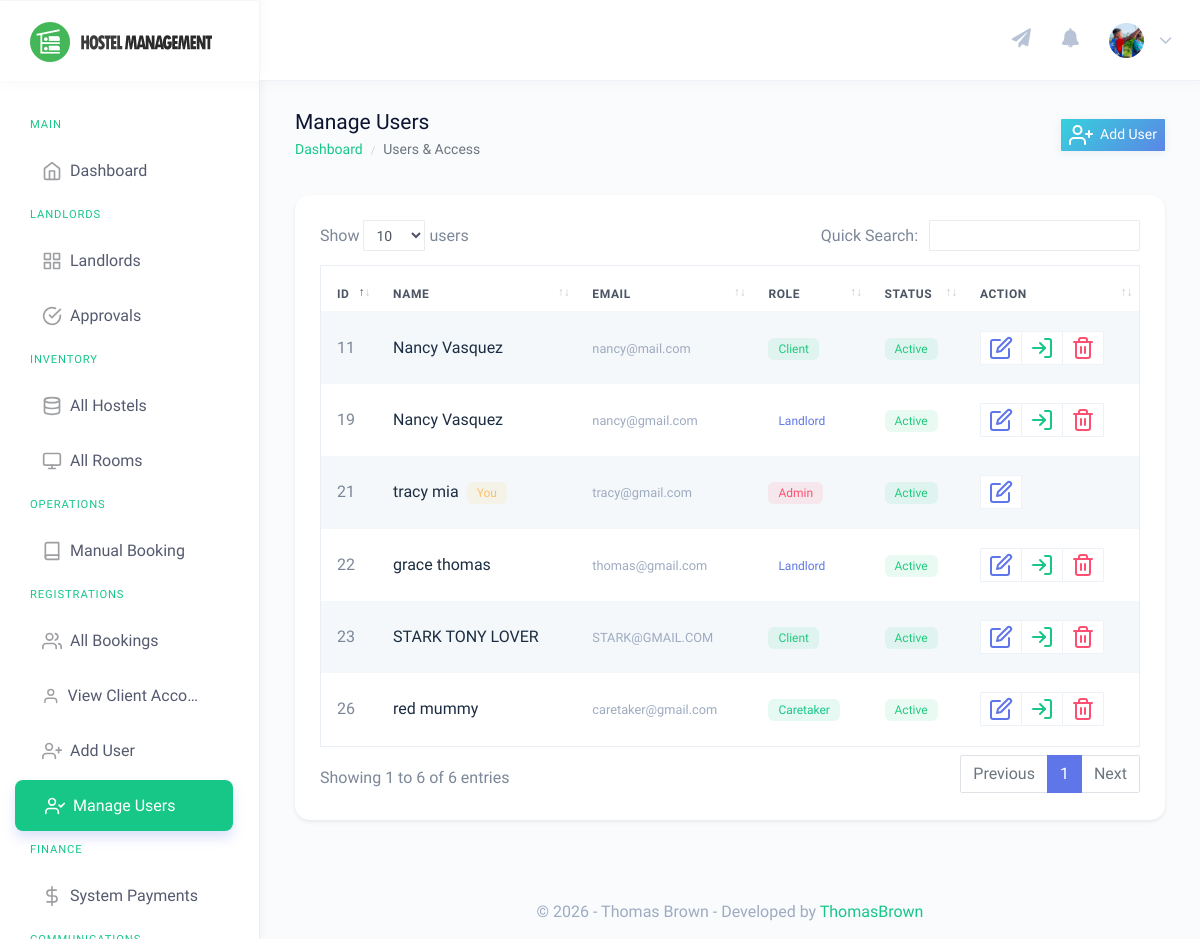
The page /admin/manage-users.php (signed in) on the database its author committed.
### tables this page shows
CREATE TABLE `users` (
  `id` int(11) NOT NULL,
  `tenant_id` int(11) DEFAULT NULL,
  `email` varchar(255) NOT NULL,
  `password` varchar(255) NOT NULL,
  `role` enum('admin','landlord','client','caretaker') NOT NULL,
  `full_name` varchar(255) NOT NULL,
  `first_name` varchar(255) DEFAULT NULL,
  `middle_name` varchar(255) DEFAULT NULL,
  `last_name` varchar(255) DEFAULT NULL,
  `gender` varchar(50) DEFAULT NULL,
  `contact_no` varchar(50) DEFAULT NULL,
  `profile_pic` varchar(255) DEFAULT NULL,
  `id_no` varchar(50) DEFAULT NULL,
  `status` enum('active','suspended') DEFAULT 'active',
  `created_at` timestamp NOT NULL DEFAULT current_timestamp(),
  `original_id` int(11) DEFAULT NULL,
  `original_table` varchar(50) DEFAULT NULL,
  `assigned_hostel_id` int(11) DEFAULT NULL
);

### admin/manage-users.php (the view, shortened to what this page needs)
<?php
include('../includes/dbconn.php');
?>
<!DOCTYPE html>
<html dir="ltr" lang="en">
<head>
    <link href="../assets/extra-libs/datatables.net-bs4/css/dataTables.bootstrap4.css" rel="stylesheet">
    <link href="../dist/css/style.min.css" rel="stylesheet">
    <link href="../assets/css/custom-gradients.css" rel="stylesheet">
</head>
<body>
    <div id="main-wrapper" data-theme="light" data-layout="vertical" data-navbarbg="skin6" data-sidebartype="full" data-sidebar-position="fixed" data-header-position="fixed" data-boxed-layout="full">
        <header class="topbar" data-navbarbg="skin6">
            <?php include 'includes/navigation.php'?>
        </header>
        <aside class="left-sidebar" data-sidebarbg="skin6">
            <div class="scroll-sidebar" data-sidebarbg="skin6">
                <?php include 'includes/super-sidebar.php'; ?>
            </div>
        </aside>
        <div class="page-wrapper">
            <div class="page-breadcrumb">
                <div class="row">
                    <div class="col-7 align-self-center">
                        <h3 class="page-title text-truncate text-dark font-weight-medium mb-1">Manage Users</h3>
                        <div class="d-flex align-items-center">
                            <nav aria-label="breadcrumb">
                                <ol class="breadcrumb m-0 p-0 text-muted small">
                                    <li class="breadcrumb-item"><a href="super_dashboard.php">Dashboard</a></li>
                                    <li class="breadcrumb-item active" aria-current="page">Users & Access</li>
                                </ol>
                            </nav>
                        </div>
                    </div>
                    <div class="col-5 align-self-center text-right">
                        <a href="add-user.php" class="btn btn-info btn-sm shadow-sm">
                            <i data-feather="user-plus" class="feather-xs mr-1"></i> Add User
                        </a>
                    </div>
                </div>
            </div>
            <div class="container-fluid">
                <div class="card shadow-sm border-0">
                    <div class="card-body">
                        <div class="table-responsive">
                            <table id="usersTable" class="table table-striped table-bordered no-wrap">
                                <thead>
                                    <tr>
                                        <th>ID</th>
                                        <th>Name</th>
                                        <th>Email</th>
                                        <th>Role</th>
                                        <th>Status</th>
                                        <th>Action</th>
                                    </tr>
                                </thead>
                                <tbody>
                                    <?php
                                    $sql = "SELECT * FROM users ORDER BY id DESC";
                                    $res = $mysqli->query($sql);
                                    while($row = $res->fetch_assoc()) {
                                        $statusBadge = 'secondary';
                                        if($row['status'] == 'active') $statusBadge = 'success';
                                        $roleBadge = 'primary';
                                        if($row['role'] == 'admin') $roleBadge = 'danger';
                                        if($row['role'] == 'landlord') $roleBadge = 'info';
                                        if($row['role'] == 'client') $roleBadge = 'success';
                                    ?>
                                    <tr>
                                        <td><?php echo $row['id']; ?></td>
                                        <td class="font-weight-medium text-dark">
                                            <?php echo htmlentities($row['full_name']); ?>
                                            <?php if($row['id'] == $_SESSION['id']): ?>
                                                <span class="badge badge-light-warning text-warning small ml-1">You</span>
                                            <?php endif; ?>
                                        </td>
                                        <td><span class="text-muted small"><?php echo htmlentities($row['email']); ?></span></td>
                                        <td><span class="badge badge-light-<?php echo $roleBadge; ?> text-<?php echo $roleBadge; ?> small"><?php echo ucfirst($row['role']); ?></span></td>
                                        <td><span class="badge badge-light-<?php echo $statusBadge; ?> text-<?php echo $statusBadge; ?> small"><?php echo ucfirst($row['status']); ?></span></td>
                                        <td>
                                            <div class="btn-group">
                                                <a href="edit-user.php?id=<?php echo $row['id']; ?>" class="btn btn-light bg-white border text-info btn-sm px-2" title="Edit Profile">
                                                    <i data-feather="edit" class="feather-xs"></i>
                                                </a>
                                                <?php if($row['id'] != $_SESSION['id']): ?>
                                                    <a href="super_impersonate.php?tenant_id=<?php echo $row['tenant_id']; ?>" class="btn btn-light bg-white border text-primary btn-sm px-2" title="Login As User">
                                                        <i data-feather="log-in" class="feather-xs"></i>
                                                    </a>
                                                    <a href="manage-users.php?del=<?php echo $row['id']; ?>" class="btn btn-light bg-white border text-danger btn-sm px-2" onclick="return confirm('Delete this user permanently?')" title="Delete Account">
                                                        <i data-feather="trash-2" class="feather-xs"></i>
                                                    </a>
                                                <?php endif; ?>
                                            </div>
                                        </td>
                                    </tr>
                                    <?php } ?>
                                </tbody>
                            </table>
                        </div>
                    </div>
                </div>
            </div>
            <?php include 'includes/footer.php' ?>
        </div>
    </div>
</body>
</html>

### admin/includes/navigation.php (shortened to what this page needs)
<nav class="navbar top-navbar navbar-expand-md">
                <div class="navbar-header" data-logobg="skin6">
                    <div class="navbar-brand">
                        <?php
                            $dashLink = ($_SESSION['role'] == 'admin') ? 'super_dashboard.php' : 'dashboard.php';
                        ?>
                        <a href="<?php echo $dashLink; ?>">
                            <b class="logo-icon">
                                <img src="../assets/images/logo-icon-nav.png" alt="homepage" class="dark-logo" />
                            </b>
                            <span class="logo-text">
                                <img src="../assets/images/logo-text-nav.png" alt="homepage" class="dark-logo" />
                            </span>
                        </a>
                    </div>
                </div>
                <div class="navbar-collapse collapse" id="navbarSupportedContent">
                    <ul class="navbar-nav float-right">
                        <?php if($_SESSION['role'] == 'admin' || $_SESSION['role'] == 'landlord'): ?>
                        <li class="nav-item">
                            <a class="nav-link pl-md-3" href="javascript:void(0)" data-toggle="modal" data-target="#broadcastModal" title="Send Notification">
                                <span><i class="fas fa-paper-plane" style="font-size: 1.2rem;"></i></span>
                            </a>
                        </li>
                        <?php endif; ?>
                        <li class="nav-item dropdown">
                            <a class="nav-link dropdown-toggle pl-md-3 position-relative" href="javascript:void(0)"
                                id="bell" role="button" data-toggle="dropdown" aria-haspopup="true"
                                aria-expanded="false">
                                <span><i class="fas fa-bell" style="font-size: 1.2rem;"></i></span>
                            </a>
                        </li>
                        <li class="nav-item dropdown">
                            <a class="nav-link dropdown-toggle" href="javascript:void(0)" data-toggle="dropdown"
                                aria-haspopup="true" aria-expanded="false">
                                    <?php
                                    $aid=$_SESSION['id'];
                                        $ret="SELECT full_name, email, profile_pic from users where id=?";
                                        $stmt= $mysqli->prepare($ret) ;
                                        $stmt->bind_param('i',$aid);
                                        $stmt->execute();
                                        $res=$stmt->get_result();
                                        while($row=$res->fetch_object())
                                        {
                                            $userPic = $row->profile_pic ? "../uploads/profiles/" . $row->profile_pic : "../assets/images/users/admin-icn.png";
                                            ?>
                                <img src="<?php echo $userPic; ?>" alt="user" class="rounded-circle" width="35" height="35" style="object-fit: cover;">
                                <span class="ml-2 d-none d-lg-inline-block"><?php } ?><i data-feather="chevron-down"
                                        class="svg-icon"></i></span>
                            </a>
                        </li>
                    </ul>
                </div>
            </nav>

### assets/css/custom-gradients.css (style rules this page uses)
:root { --gradient-primary: linear-gradient(135deg, #129d6b 0%, #17c788 100%); --gradient-success: linear-gradient(135deg, #00b09b 0%, #96c93d 100%); --gradient-danger: linear-gradient(135deg, #ff5f6d 0%, #ffc371 100%); --gradient-warning: linear-gradient(135deg, #f7b733 0%, #fc4a1a 100%); --gradient-info: linear-gradient(135deg, #36D1DC 0%, #5B86E5 100%); --gradient-brand-1: linear-gradient(135deg, #0d7f55 0%, #129d6b 100%); --gradient-brand-2: linear-gradient(135deg, #129d6b 0%, #17c788 100%); --gradient-brand-3: linear-gradient(135deg, #17c788 0%, #1ee09e 100%); --gradient-brand-4: linear-gradient(135deg, #1ee09e 0%, #46f5b9 100%); --sidebar-gradient: linear-gradient(180deg, #0d1432 0%, #162040 100%); --shadow-sm: 0 2px 4px rgba(0, 0, 0, 0.05); --shadow-md: 0 4px 12px rgba(0, 0, 0, 0.1); --shadow-lg: 0 8px 24px rgba(0, 0, 0, 0.15); }
body { font-family: 'Muli', sans-serif !important; }
h1, h2, h3, h4, h5, h6, .page-title, .card-title, .sidebar-nav .nav-small-cap { font-family: 'Comfortaa', cursive !important; }
.btn-info, .bg-info, .btn-info:focus { background: var(--gradient-info) !important; border: none !important; color: white !important; }
.btn { transition: all 0.3s cubic-bezier(0.4, 0, 0.2, 1) !important; }
.left-sidebar { background: #ffffff !important; border-right: 1px solid rgba(23, 199, 136, 0.15) !important; box-shadow: 2px 0 8px rgba(13, 20, 50, 0.04); }
.scroll-sidebar { background: #ffffff !important; }
.card { border: none !important; border-radius: 15px !important; box-shadow: 0 0.125rem 0.25rem rgba(0, 0, 0, 0.075) !important; transition: all 0.3s cubic-bezier(0.4, 0, 0.2, 1); }
.table { border-collapse: separate; border-spacing: 0 10px; }
.table tr { box-shadow: none; transition: all 0.2s ease; }
.table tbody tr { background-color: #fff; border-radius: 8px; }
.table td, .table th { border: none !important; padding: 1.2rem 1rem !important; vertical-align: middle; }
.table thead th { background: transparent !important; color: #4b5563 !important; text-transform: uppercase; font-size: 0.75rem; font-weight: 700; letter-spacing: 0.05em; padding-bottom: 0.5rem !important; }
.topbar { background: #fff !important; box-shadow: 0 2px 15px rgba(0, 0, 0, 0.03) !important; }
.topbar .navbar-brand { border-right: 1px solid #f3f4f6; }
.badge { padding: 5px 10px; font-weight: 500; border-radius: 6px; }
a { color: #17c788; }
.breadcrumb-item a { color: #17c788 !important; }
.page-title { color: #0d1432 !important; }
.text-primary { color: #17c788 !important; }

### admin/manage-users.php (style rules this page uses)
.badge-light-primary { background-color: rgba(23, 199, 136, 0.1); color: #17c788; }
.badge-light-danger { background-color: rgba(255, 79, 99, 0.1); color: #ff4f63; }
.badge-light-success { background-color: rgba(44, 208, 126, 0.1); color: #2cd07e; }
.badge-light-warning { background-color: rgba(255, 188, 52, 0.1); color: #ffbc34; }

### rows shown on the page
users: profile_pic (picture), id "21", full_name "tracy mia", shows "You", email "tracy@gmail.com", role "Admin", status "Active"
users: id "26", full_name "red mummy", email "caretaker@gmail.com", role "Caretaker", status "Active"
users: id "23", full_name "STARK TONY LOVER", email "STARK@GMAIL.COM", role "Client", status "Active"
users: id "22", full_name "grace thomas", email "thomas@gmail.com", role "Landlord", status "Active"
users: id "19", full_name "Nancy Vasquez", email "nancy@gmail.com", role "Landlord", status "Active"
users: id "11", full_name "Nancy Vasquez", email "nancy@mail.com", role "Client", status "Active"
